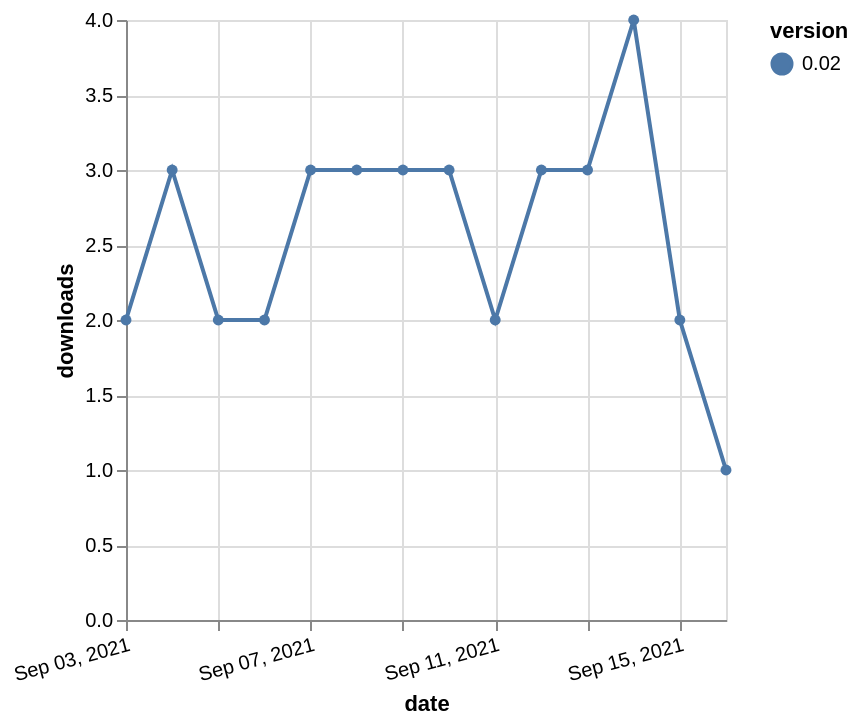

Specify this chart in Vega-Lite:
### Vega-Lite specification from a JSON file in a GitHub repository (floating-point values rounded to 4 significant figures)
{"$schema": "https://vega.github.io/schema/vega-lite/v5.json", "description": "A simple bar chart with embedded data.", "data": {"values": [{"date": "2021-09-03", "total": 2021, "delta": 2, "version": "0.02"}, {"date": "2021-09-04", "total": 2024, "delta": 3, "version": "0.02"}, {"date": "2021-09-05", "total": 2026, "delta": 2, "version": "0.02"}, {"date": "2021-09-06", "total": 2028, "delta": 2, "version": "0.02"}, {"date": "2021-09-07", "total": 2031, "delta": 3, "version": "0.02"}, {"date": "2021-09-08", "total": 2034, "delta": 3, "version": "0.02"}, {"date": "2021-09-09", "total": 2037, "delta": 3, "version": "0.02"}, {"date": "2021-09-10", "total": 2040, "delta": 3, "version": "0.02"}, {"date": "2021-09-11", "total": 2042, "delta": 2, "version": "0.02"}, {"date": "2021-09-12", "total": 2045, "delta": 3, "version": "0.02"}, {"date": "2021-09-13", "total": 2048, "delta": 3, "version": "0.02"}, {"date": "2021-09-14", "total": 2052, "delta": 4, "version": "0.02"}, {"date": "2021-09-15", "total": 2054, "delta": 2, "version": "0.02"}, {"date": "2021-09-16", "total": 2055, "delta": 1, "version": "0.02"}]}, "width": "container", "mark": {"type": "line", "point": {"filled": true}}, "encoding": {"x": {"field": "date", "type": "temporal", "timeUnit": "yearmonthdate", "title": "date", "axis": {"labelAngle": -15}}, "y": {"field": "delta", "type": "quantitative", "title": "downloads"}, "color": {"field": "version", "type": "nominal"}, "tooltip": {"field": "delta"}}}
